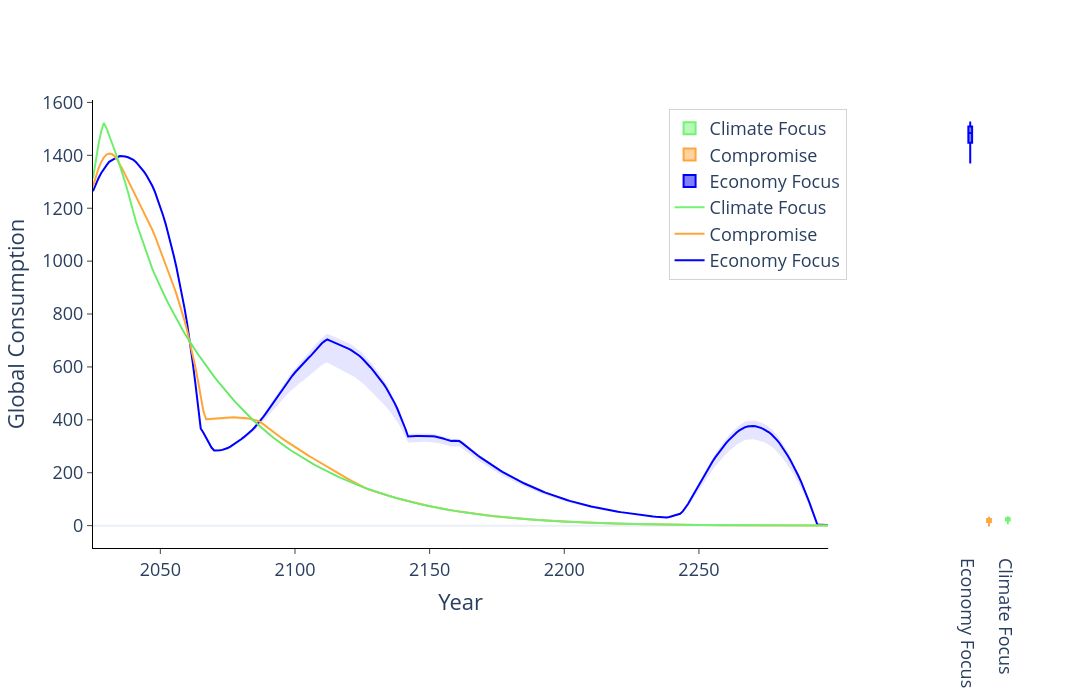

Write notebook code for a chart like this one.
### Code cell
## Plot 2c — Global Consumption: HASAC

hasac_cons_paths = [
    npy_path(hasac_runs[n], hasac_info[n]['prefix'], 'consumption_per_capita')
    for n in hasac_runs
]


fig_cons = plot_comparison_with_boxplots(
    data_paths=hasac_cons_paths,
    labels=['Economy Focus', 'Compromise', 'Climate Focus'],
    start_year=2015,
    end_year=2300,
    data_timestep=5,
    timestep=1,
    visualization_start_year=2025,
    visualization_end_year=2298,
    yaxis_range=None,
    plot_title='',
    output_path='.',
    xaxis_title='Year',
    yaxis_title='Global Consumption',
    template='plotly_white',
    width=1200,
    height=700,
    colors=["rgba(0,0,255,0.1)", "rgba(255,165,0,0.15)", "rgba(0,128,0,0.1)"],
    linecolors=["blue", "#FFA53E", "#72F372"],
    show_red_dashed_line=False,
    saving=False,
    show_interquartile_range=False,
    transpose_data=True,
    show_min_max=True,
    dtick=200,
)

# Clean up legend positioning
fig_cons.update_layout(
    legend=dict(
        x=0.82,
        y=0.98,
        xanchor='right',
        yanchor='top',
        bgcolor='rgba(255, 255, 255, 0.8)',
        bordercolor='lightgray',
        borderwidth=1
    )
)

fig_cons.show()
if SAVE_FIGURES:
    fig_cons.write_image(OUTPUT_DIR / 'consumption_comparison.png', scale=2)

### Figure 1 — Plotly figure (JSON) as saved in the notebook; plotly's stock layout.template omitted (floating-point values rounded to 4 significant figures; data arrays with more than 128 entries replaced by an {"elided": "..."} marker saying what was removed)
{"data": [{"line": {"color": "blue"}, "mode": "lines", "name": "Economy Focus", "type": "scatter", "x": {"elided": "274 int values"}, "xaxis": "x", "y": {"elided": "274 float values"}, "yaxis": "y"}, {"fillcolor": "rgba(0,0,255,0.1)", "line": {"width": 0}, "mode": "lines", "showlegend": false, "type": "scatter", "x": {"elided": "274 int values"}, "xaxis": "x", "y": {"elided": "274 float values"}, "yaxis": "y"}, {"fill": "tonexty", "fillcolor": "rgba(0,0,255,0.1)", "line": {"width": 0}, "mode": "lines", "showlegend": false, "type": "scatter", "x": {"elided": "274 int values"}, "xaxis": "x", "y": {"elided": "274 float values"}, "yaxis": "y"}, {"line": {"color": "#FFA53E"}, "mode": "lines", "name": "Compromise", "type": "scatter", "x": {"elided": "274 int values"}, "xaxis": "x", "y": {"elided": "274 float values"}, "yaxis": "y"}, {"fillcolor": "rgba(255,165,0,0.15)", "line": {"width": 0}, "mode": "lines", "showlegend": false, "type": "scatter", "x": {"elided": "274 int values"}, "xaxis": "x", "y": {"elided": "274 float values"}, "yaxis": "y"}, {"fill": "tonexty", "fillcolor": "rgba(255,165,0,0.15)", "line": {"width": 0}, "mode": "lines", "showlegend": false, "type": "scatter", "x": {"elided": "274 int values"}, "xaxis": "x", "y": {"elided": "274 float values"}, "yaxis": "y"}, {"line": {"color": "#72F372"}, "mode": "lines", "name": "Climate Focus", "type": "scatter", "x": {"elided": "274 int values"}, "xaxis": "x", "y": {"elided": "274 float values"}, "yaxis": "y"}, {"fillcolor": "rgba(0,128,0,0.1)", "line": {"width": 0}, "mode": "lines", "showlegend": false, "type": "scatter", "x": {"elided": "274 int values"}, "xaxis": "x", "y": {"elided": "274 float values"}, "yaxis": "y"}, {"fill": "tonexty", "fillcolor": "rgba(0,128,0,0.1)", "line": {"width": 0}, "mode": "lines", "showlegend": false, "type": "scatter", "x": {"elided": "274 int values"}, "xaxis": "x", "y": {"elided": "274 float values"}, "yaxis": "y"}, {"marker": {"color": "blue", "line": {"color": "gray", "width": 0.3}}, "name": "Economy Focus", "type": "box", "width": 0.2, "xaxis": "x2", "y": [2.751, 2.645, 2.75, 2.707, 2.69, 2.663, 2.622, 2.705, 2.5, 2.568, 2.74, 2.524, 2.759, 2.707, 2.666], "yaxis": "y2"}, {"marker": {"color": "#FFA53E", "line": {"color": "gray", "width": 0.3}}, "name": "Compromise", "type": "box", "width": 0.2, "xaxis": "x2", "y": [0.1966, 0.1725, 0.1945, 0.1867, 0.1831, 0.1801, 0.1693, 0.1872, 0.1519, 0.1599, 0.1906, 0.147, 0.1978, 0.1863, 0.1788], "yaxis": "y2"}, {"marker": {"color": "#72F372", "line": {"color": "gray", "width": 0.3}}, "name": "Climate Focus", "type": "box", "width": 0.2, "xaxis": "x2", "y": [0.2001, 0.1813, 0.1979, 0.1925, 0.1895, 0.1881, 0.1795, 0.1927, 0.1665, 0.1718, 0.1948, 0.1614, 0.2006, 0.192, 0.1863], "yaxis": "y2"}], "layout": {"annotations": [{"font": {"size": 16}, "showarrow": false, "text": " ", "x": 0.865, "xanchor": "center", "xref": "paper", "y": 1, "yanchor": "bottom", "yref": "paper"}], "font": {"size": 18}, "height": 700, "legend": {"bgcolor": "rgba(255, 255, 255, 0.8)", "bordercolor": "lightgray", "borderwidth": 1, "x": 0.82, "xanchor": "right", "y": 0.98, "yanchor": "top"}, "width": 1200, "xaxis": {"anchor": "y", "domain": [0, 0.8], "linecolor": "black", "linewidth": 1, "showgrid": false, "showline": true, "ticks": "outside", "title": {"text": "Year"}}, "xaxis2": {"anchor": "y2", "domain": [0.95, 1], "showgrid": false}, "yaxis": {"anchor": "x", "domain": [0, 1], "dtick": 200, "linecolor": "black", "linewidth": 1, "showgrid": false, "showline": true, "tick0": 0, "ticks": "outside", "title": {"text": "Global Consumption"}}, "yaxis2": {"anchor": "x2", "domain": [0, 1], "showgrid": false, "showticklabels": false, "title": {"text": " "}}}}
